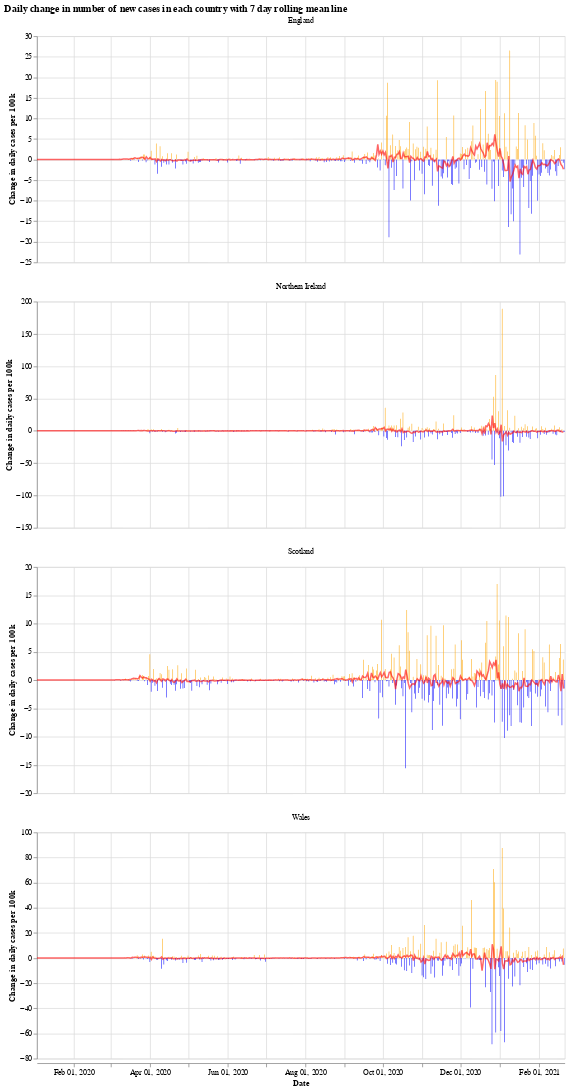

The cell this chart's notebook holds for it:
### Markdown cell above
We will use the Python library `Altair` for visualising the data, see the [altair docs](https://altair-viz.github.io/) for more information.

First we have a graph which shows the daily change in the number of new cases for each country. This number jumps up and down all over the place, which is likely due to delay in reporting of new cases over the weekend. Another interesting thing is that it looks like the daily cases in Wales experienced a much shorter period of calm over the summer (calm in the sense of daily cases not jumping up and down).

The orange bars are days when the number of new cases (per 100k population) was more than the previous day, while the blue are days when the number of new cases dropped. The red line is the 7 day moving average. 

When the moving average line is below 0, it means that there is a consistent drop in new cases. We can see this clearly happening around the times that lockdowns were introduced (though, to varying degrees). I will update the graphs soon with a marker of when each lockdown started.

### Code cell
# collapse
import altair as alt

bars = alt.Chart(uk_cases).mark_bar().encode(
    x=alt.X("yearmonthdate(date):T", axis=alt.Axis(title='Date')),
    y=alt.Y("casesChangeRate:Q", axis=alt.Axis(title='Change in daily cases per 100k')),
    tooltip='casesChange',
    color=alt.condition(
        alt.datum.casesChangeRate > 0,
        alt.value("orange"),  # The positive color
        alt.value("blue")  # The negative color
    )
).properties(title='Daily change in number of new cases with 7 day rolling mean',width=700).interactive()

line = alt.Chart(uk_cases).mark_line(
    color='red',
    size=2,
    opacity=0.6
).transform_window(
    rolling_mean='mean(casesChangeRate)',
    frame=[0, 7],
    groupby=['areaName']
).encode(
    x='yearmonthdate(date):T',
    y='rolling_mean:Q'
)

alt.layer(bars, line, data=uk_cases).facet(alt.Column(
    'areaName', title=''), columns=1).resolve_scale(y='independent').properties(title='Daily change in number of new cases in each country with 7 day rolling mean line')

### Figure 1 — Vega-Lite specification as saved in the notebook (floating-point values rounded to 4 significant figures; data arrays with more than 128 entries replaced by an {"elided": "..."} marker saying what was removed)
{"config": {"view": {"continuousWidth": 400, "continuousHeight": 300}}, "data": {"name": "data-00bc290f1305c82e54fd5b11c2787bb9"}, "facet": {"type": "nominal", "field": "areaName", "title": ""}, "spec": {"layer": [{"mark": "bar", "encoding": {"color": {"condition": {"value": "orange", "test": "(datum.casesChangeRate > 0)"}, "value": "blue"}, "tooltip": {"type": "quantitative", "field": "casesChange"}, "x": {"type": "temporal", "axis": {"title": "Date"}, "field": "date", "timeUnit": "yearmonthdate"}, "y": {"type": "quantitative", "axis": {"title": "Change in daily cases per 100k"}, "field": "casesChangeRate"}}, "selection": {"selector001": {"type": "interval", "bind": "scales", "encodings": ["x", "y"]}}, "title": "Daily change in number of new cases with 7 day rolling mean", "width": 700}, {"mark": {"type": "line", "color": "red", "opacity": 0.6, "size": 2}, "encoding": {"x": {"type": "temporal", "field": "date", "timeUnit": "yearmonthdate"}, "y": {"type": "quantitative", "field": "rolling_mean"}}, "transform": [{"window": [{"op": "mean", "field": "casesChangeRate", "as": "rolling_mean"}], "frame": [0, 7], "groupby": ["areaName"]}]}]}, "columns": 1, "resolve": {"scale": {"y": "independent"}}, "title": "Daily change in number of new cases in each country with 7 day rolling mean line", "$schema": "https://vega.github.io/schema/vega-lite/v4.8.1.json", "datasets": {"data-00bc290f1305c82e54fd5b11c2787bb9": {"elided": "1660 records"}}}
